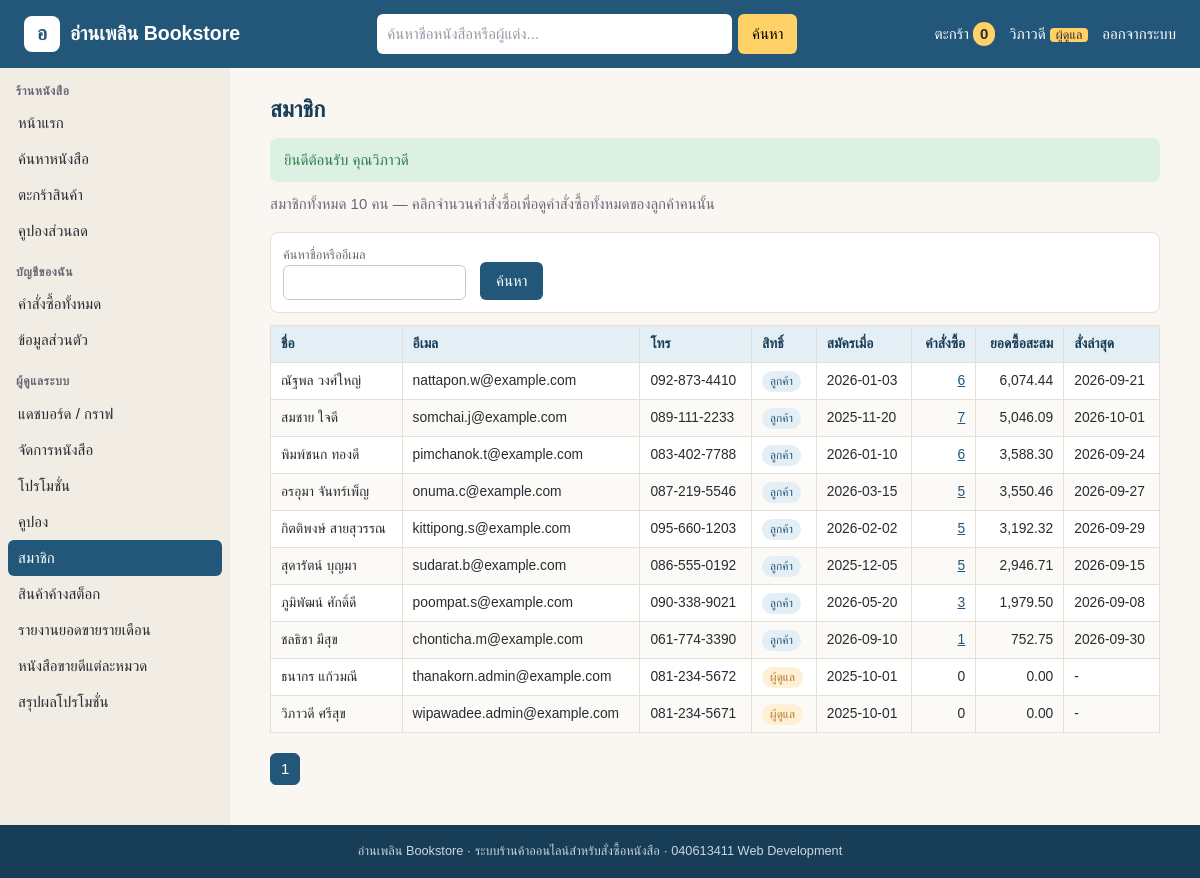
The page /bookshop/members.php (signed in) on the database its author committed.
### tables this page shows
CREATE TABLE member (
  member_id     INT AUTO_INCREMENT PRIMARY KEY,
  first_name    VARCHAR(50)  NOT NULL,
  last_name     VARCHAR(50)  NOT NULL,
  email         VARCHAR(100) NOT NULL UNIQUE,
  password_hash VARCHAR(255) NOT NULL,
  phone         VARCHAR(20)  NOT NULL,
  address       TEXT         NOT NULL,
  role          ENUM('customer','admin') NOT NULL DEFAULT 'customer',
  created_at    DATETIME     NOT NULL DEFAULT CURRENT_TIMESTAMP
);

### bookshop/members.php (the view, shortened to what this page needs)
<?php include "connect.php"; ?>
<?php
include "header.php";
$keyword  = $_GET["q"] ?? "";
$like     = "%" . $keyword . "%";
$page     = max(1, (int)($_GET["page"] ?? 1));
$per_page = 10;
$count = $pdo->prepare("SELECT COUNT(*) FROM member
                        WHERE CONCAT(first_name, ' ', last_name) LIKE ? OR email LIKE ?");
$count->execute([$like, $like]);
$total = $count->fetchColumn();
$total_pages = max(1, ceil($total / $per_page));
$page = min($page, $total_pages);
$stmt = $pdo->prepare("SELECT m.member_id, CONCAT(m.first_name, ' ', m.last_name) AS name, m.email, m.phone,
                              m.role, m.created_at,
                              COUNT(o.order_id) AS order_count,
                              IFNULL(SUM(CASE WHEN o.status <> 'cancelled' THEN o.net_total END), 0) AS total_spent,
                              MAX(o.order_date) AS last_order
                       FROM member m
                       LEFT JOIN orders o ON o.member_id = m.member_id
                       WHERE CONCAT(m.first_name, ' ', m.last_name) LIKE ? OR m.email LIKE ?
                       GROUP BY m.member_id
                       ORDER BY m.role, total_spent DESC
                       LIMIT ? OFFSET ?");
$stmt->bindParam(1, $like);
$stmt->bindParam(2, $like);
$stmt->bindValue(3, $per_page, PDO::PARAM_INT);
$stmt->bindValue(4, ($page - 1) * $per_page, PDO::PARAM_INT);
$stmt->execute();
?>
<p class="lead">สมาชิกทั้งหมด <?=$total?> คน &mdash; คลิกจำนวนคำสั่งซื้อเพื่อดูคำสั่งซื้อทั้งหมดของลูกค้าคนนั้น</p>
<form class="filter">
  <label>ค้นหาชื่อหรืออีเมล <input type="text" name="q" value="<?=htmlspecialchars($keyword)?>"></label>
  <input type="submit" value="ค้นหา">
</form>
<div class="table-wrap">
<table class="data">
  <thead>
    <tr><th>ชื่อ</th><th>อีเมล</th><th>โทร</th><th>สิทธิ์</th><th>สมัครเมื่อ</th><th class="num">คำสั่งซื้อ</th><th class="num">ยอดซื้อสะสม</th><th>สั่งล่าสุด</th></tr>
  </thead>
  <tbody>
<?php while ($row = $stmt->fetch()) : ?>
    <tr>
      <td><?=htmlspecialchars($row["name"])?></td>
      <td><?=htmlspecialchars($row["email"])?></td>
      <td><?=htmlspecialchars($row["phone"])?></td>
      <td><span class="badge <?=$row["role"] == "admin" ? "warn" : "info"?>"><?=$row["role"] == "admin" ? "ผู้ดูแล" : "ลูกค้า"?></span></td>
      <td><?=substr($row["created_at"], 0, 10)?></td>
      <td class="num"><?=$row["order_count"] > 0 ? '<a href="orders.php?member_id=' . $row["member_id"] . '">' . $row["order_count"] . "</a>" : "0"?></td>
      <td class="num"><?=number_format($row["total_spent"], 2)?></td>
      <td><?=$row["last_order"] ? substr($row["last_order"], 0, 10) : "-"?></td>
    </tr>
<?php endwhile; ?>
  </tbody>
</table>
</div>
<div class="pager">
<?php for ($p = 1; $p <= $total_pages; $p++) : ?>
<?php   if ($p == $page) : ?>
  <span class="current"><?=$p?></span>
<?php   else : ?>
  <a href="members.php?<?=htmlspecialchars(http_build_query(["q" => $keyword, "page" => $p]))?>"><?=$p?></a>
<?php   endif; ?>
<?php endfor; ?>
</div>
<?php include "footer.php"; ?>

### bookshop/style.css (style rules this page uses)
:root { --ink: #2b2a33; --muted: #6b6878; --paper: #faf7f2; --card: #ffffff; --line: #e6dfd4; --brand: #22577a; --brand-dark: #173d57; --brand-soft: #e3eef5; --sale: #c8553d; --good: #2e7d4f; --warn: #b7791f; }
* { box-sizing: border-box; }
html { background: var(--brand-dark); }
body { margin: 0; font-family: "Sarabun", "Leelawadee UI", Tahoma, sans-serif; font-size: 15px; line-height: 1.6; color: var(--ink); background: var(--paper); display: flex; flex-flow: column; min-height: 100vh; }
a { color: var(--brand); }
p.lead { margin: 0 0 16px; color: var(--muted); }
.table-wrap { overflow-x: auto; margin: 12px 0 20px; }
table.data { width: 100%; border-collapse: collapse; background: var(--card); font-size: 0.92em; }
table.data th, table.data td { padding: 7px 10px; border: 1px solid var(--line); vertical-align: top; }
table.data th { background: var(--brand-soft); color: var(--brand-dark); text-align: left; white-space: nowrap; }
table.data tbody tr:nth-child(even) { background: #fcfaf6; }
table.data td.num, table.data th.num { text-align: right; white-space: nowrap; }
form.filter { display: flex; flex-wrap: wrap; gap: 10px 14px; align-items: flex-end; padding: 12px; margin-bottom: 12px; background: var(--card); border: 1px solid var(--line); border-radius: 8px; }
form.filter label, .suggest-wrap { display: flex; flex-flow: column; font-size: 0.85em; color: var(--muted); }
form.filter input:not([type="submit"]):not([type="checkbox"]), form.filter select, form.edit input:not([type="submit"]):not([type="checkbox"]):not([type="file"]), form.edit select, form.edit textarea, .inline-form input[type="text"], .inline-form input[type="number"], .checkout textarea { padding: 6px 8px; border: 1px solid #cfc6b8; border-radius: 6px; font: inherit; color: var(--ink); background: #fff; }
.btn, button.btn, input[type="submit"] { display: inline-block; padding: 7px 16px; border: 0; border-radius: 6px; background: var(--brand); color: #fff; font: inherit; text-decoration: none; cursor: pointer; }
.badge { display: inline-block; padding: 1px 8px; border-radius: 999px; font-size: 0.85em; white-space: nowrap; background: #eee; }
.badge.warn { background: #fdf0d5; color: var(--warn); }
.badge.info { background: var(--brand-soft); color: var(--brand); }
.pager { display: flex; flex-wrap: wrap; gap: 6px; margin: 8px 0 16px; }
.pager a, .pager span { padding: 3px 10px; border: 1px solid var(--line); border-radius: 6px; background: var(--card); text-decoration: none; }
.pager span.current { background: var(--brand); color: #fff; border-color: var(--brand); }

### rows shown on the page
member: name "ณัฐพล วงศ์ใหญ่", email "nattapon.w@example.com", phone "092-873-4410", role "ลูกค้า", created_at "2026-01-03", order_count "6", total_spent "6,074.44", last_order "2026-09-21"
member: name "สมชาย ใจดี", email "somchai.j@example.com", phone "089-111-2233", role "ลูกค้า", created_at "2025-11-20", order_count "7", total_spent "5,046.09", last_order "2026-10-01"
member: name "พิมพ์ชนก ทองดี", email "pimchanok.t@example.com", phone "083-402-7788", role "ลูกค้า", created_at "2026-01-10", order_count "6", total_spent "3,588.30", last_order "2026-09-24"
member: name "อรอุมา จันทร์เพ็ญ", email "onuma.c@example.com", phone "087-219-5546", role "ลูกค้า", created_at "2026-03-15", order_count "5", total_spent "3,550.46", last_order "2026-09-27"
member: name "กิตติพงษ์ สายสุวรรณ", email "kittipong.s@example.com", phone "095-660-1203", role "ลูกค้า", created_at "2026-02-02", order_count "5", total_spent "3,192.32", last_order "2026-09-29"
member: name "สุดารัตน์ บุญมา", email "sudarat.b@example.com", phone "086-555-0192", role "ลูกค้า", created_at "2025-12-05", order_count "5", total_spent "2,946.71", last_order "2026-09-15"
member: name "ภูมิพัฒน์ ศักดิ์ดี", email "poompat.s@example.com", phone "090-338-9021", role "ลูกค้า", created_at "2026-05-20", order_count "3", total_spent "1,979.50", last_order "2026-09-08"
member: name "ชลธิชา มีสุข", email "chonticha.m@example.com", phone "061-774-3390", role "ลูกค้า", created_at "2026-09-10", order_count "1", total_spent "752.75", last_order "2026-09-30"
member: name "ธนากร แก้วมณี", email "thanakorn.admin@example.com", phone "081-234-5672", role "ผู้ดูแล", created_at "2025-10-01", total_spent "0.00"
member: name "วิภาวดี ศรีสุข", email "wipawadee.admin@example.com", phone "081-234-5671", role "ผู้ดูแล", created_at "2025-10-01", total_spent "0.00"

### other values the page prints
$shop_name "อ่านเพลิน Bookstore"
cart_count($pdo) "0"
$_SESSION["first_name"] "วิภาวดี"
$group "ร้านหนังสือ"
$label "หน้าแรก"
$label "ค้นหาหนังสือ"
$label "ตะกร้าสินค้า"
$label "คูปองส่วนลด"
$group "บัญชีของฉัน"
$label "คำสั่งซื้อทั้งหมด"
$label "ข้อมูลส่วนตัว"
$group "ผู้ดูแลระบบ"
$label "แดชบอร์ด / กราฟ"
$label "จัดการหนังสือ"
$label "โปรโมชั่น"
